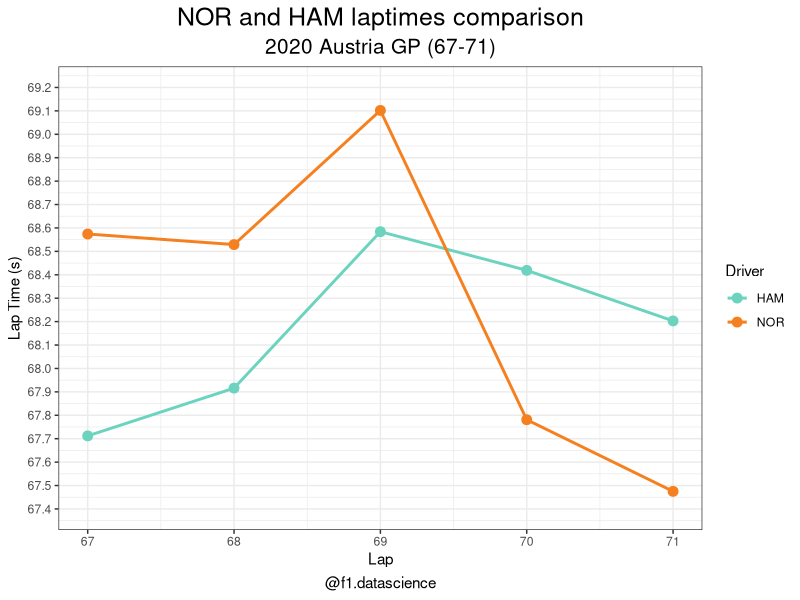
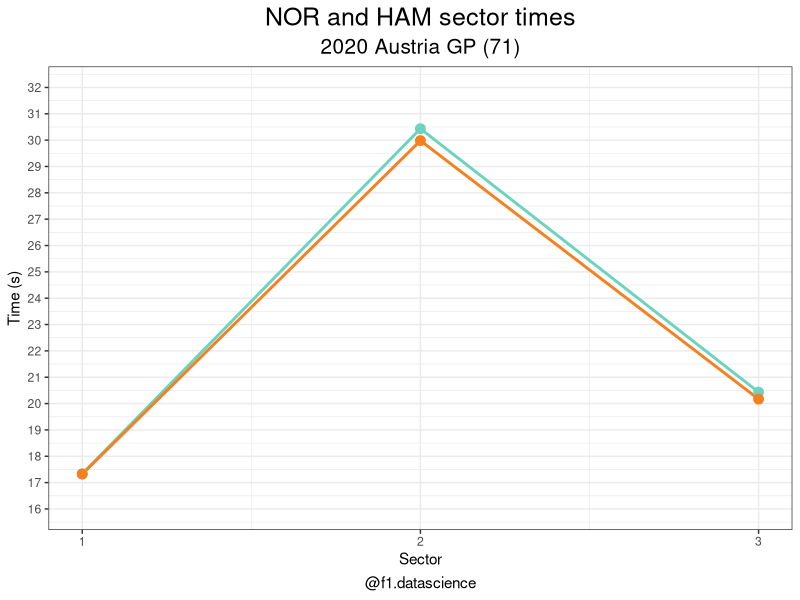

The R source for these figures, in order:
library(ggplot2)
library(dplyr)
library(gganimate)
setwd("/Users/ainefernandez/documents/F1DataScience")
austria2020<-read.csv("AUS2020.csv")
anim <- ggplot(austria2020) +
  geom_line(size = 1, aes(x = Lap, y = Position, col = Driver, group=Driver)) +
  geom_point(size = 3, aes(x = Lap, y = Position, col = Driver)) +
  scale_color_manual(values = c("SAI" = "#47C7FC","NOR" = "#F58020", "HAM" = "#6CD3BF",
                                "PER" = "#FD4BC7", "BOT" = "#565F64", "LEC" = "#F91536"))+
                                 
  scale_y_reverse(breaks = seq(1, 6, by = 1))+
  scale_x_continuous(breaks=seq(63,71, by = 1))+
  theme_bw() +
  labs(x = "Lap", y = "Position") +
  transition_reveal(Lap) +
  theme(plot.title=element_text(size = 18, hjust = 0.5),
        plot.caption = element_text(size = 11, hjust=0.5))+
  labs(title = "2020 Austria GP Race",subtitle= "Laps 63-71", caption = "@f1.datascience")
anim


austria<-read.csv("HamNorLaptimesAus2020.csv")

austriaNOR<-ggplot(austria, aes(x=Lap, y=LapTime, col=Driver)) +
  geom_line(size=1) +
  geom_point(size=3)+
  scale_color_manual(values=c("NOR" = "#F58020", "HAM" = "#6CD3BF"))+
  scale_y_continuous(limits=c(67.4,69.2),breaks=seq(67.4, 69.2, by = 0.1))+
  scale_x_continuous(breaks=seq(67,71, by = 1))+
  theme_bw()+
  labs(x = "Lap", y = "Lap Time (s)",title="NOR and HAM laptimes comparison",subtitle ="2020 Austria GP (67-71)",caption = "@f1.datascience" )+
  theme(panel.background=element_rect(fill="white", color="white"),
        plot.background=element_rect(fill="white", color="white"),
        plot.title=element_text(size=18, hjust=0.5),
        plot.subtitle=element_text(size=15, hjust=0.5),
        plot.caption=element_text(size=11, hjust=0.5))

austriaNOR

sectors<-read.csv("Norsectors.csv")
austriaNOR2<-ggplot(sectors, aes(x=Sector, y=Time,col=Driver)) +
  geom_line(size=1) +
  geom_point(size=3)+
  scale_color_manual(values=c("NOR" = "#F58020", "HAM" = "#6CD3BF"))+
  scale_y_continuous(limits=c(16,32),breaks=seq(16, 32, by = 1))+
  scale_x_continuous(breaks=seq(1,3, by = 1))+
  theme_bw()+
  labs(x = "Sector", y = "Time (s)",title="NOR and HAM sector times",subtitle ="2020 Austria GP (71)",caption = "@f1.datascience" )+
  theme(panel.background=element_rect(fill="white", color="white"),
        plot.background=element_rect(fill="white", color="white"),
        plot.title=element_text(size=18, hjust=0.5),
        plot.subtitle=element_text(size=15, hjust=0.5),
        plot.caption=element_text(size=11, hjust=0.5),
        legend.position = "None")

austriaNOR2
